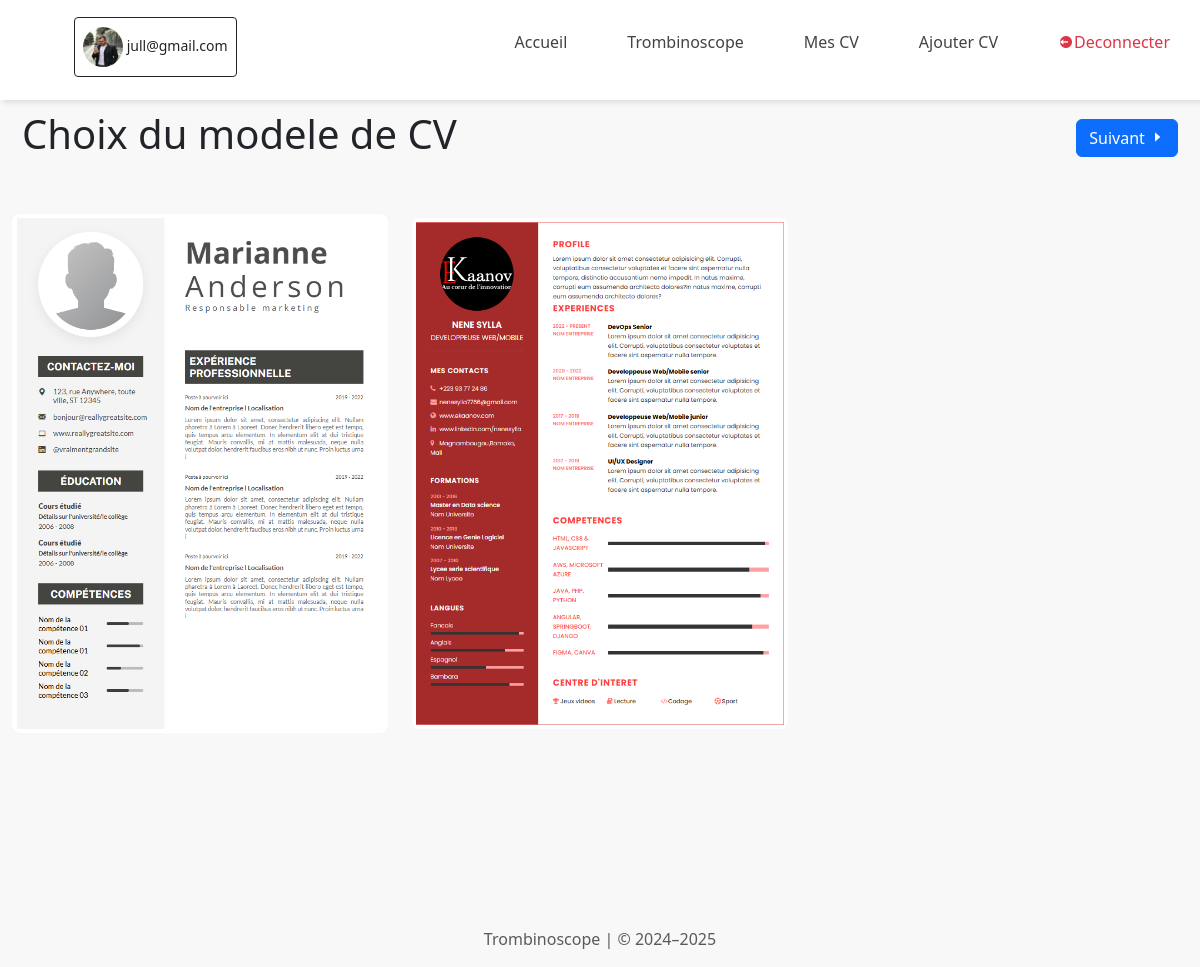
The app's page /user/format-cv (signed in) with its own data.
### App/models.py (models this page shows)
class Personne(AbstractUser):
    email = models.EmailField(unique=True)
    username = None
    last_name = None
    first_name = None
    nom = models.CharField(max_length=30)
    prenom = models.CharField(max_length=30)
    telephone = models.CharField(max_length=30, unique=True)
    adresse = models.CharField(max_length=200)
    photo = models.ImageField(upload_to="photos/")
    USERNAME_FIELD = 'email'
    REQUIRED_FIELDS = ['nom', 'prenom', 'telephone','adresse']
    objects = PersonneManager()

class ModelCv(models.Model):
    numero = models.CharField(max_length=5)
    photo = models.ImageField(upload_to="cv/")

### App/views.py (the view)
# urls.py: path('user/format-cv',views.selectTemplate, name='format-cv'),
@login_required
def selectTemplate(request):
    models = ModelCv.objects.all()
    return render(request, "utilisateur/profil/templateCv/index.html",{'models':models})

### App/templates/utilisateur/profil/templateCv/index.html (shortened to what this page needs)
{% extends "cv/base.html" %}
{% load static %}
{% block content %}
<div class="head-title" style="display: flex; justify-content: space-between; align-items: center; margin: 10px 10px 30px 10px;">
  <div >
      <h1>Choix du modele de CV</h1>
  </div>
  <div>
    <a class="btn btn-primary" id="suivant" href="{% url 'ajouter-cv' numero=0 %}" class="btn-download" style="cursor: pointer;">
        Suivant
        <i class='bx bx-caret-right'></i>
    </a>
  </div>
</div>
<div class="row mt-5" >
    {% for model in models %}
    <div class="col-md-4 d-flex justify-content-center align-items-center">
      <div class="card selectable w-100 rounded-3 border-0 d-flex justify-content-center align-items-center" style="padding: 4px;">
        <div class="w-100 h-100 d-flex justify-content-center align-items-center">
          <img src="{{ model.photo.url }}" width="100%" alt="">
        </div>
      </div>
    </div>
    {% endfor %}
  </div>
{% endblock %}

### App/templates/cv/base.html (shortened to what this page needs)
{% load static %}
<!DOCTYPE html>
<html lang="en">
<head>
    <link href="https://cdn.jsdelivr.net/npm/bootstrap@5.3.3/dist/css/bootstrap.min.css" rel="stylesheet">
    <link href='https://unpkg.com/boxicons@2.0.9/css/boxicons.min.css' rel='stylesheet'>
    <link href="https://cdnjs.cloudflare.com/ajax/libs/font-awesome/6.5.0/css/all.min.css" rel="stylesheet">
    <link href="https://cdn.jsdelivr.net/npm/select2@4.0.13/dist/css/select2.min.css" rel="stylesheet" />
</head>
<body>
    <nav class="navBar">
        <ul>
            {% if user.is_authenticated %}
            <li class="">
                <button type="button" class="btn btn-outline-dark btn-sm" style="margin-left: 3em; height: 60px;">
                    {% if user.photo %}
                        <img src="{{ user.photo.url }}" alt="User Image" class="rounded-circle" style="width: 40px; height: 40px;">
                    {% else %}
                        <img src="{% static 'assets/img/default-avatar.png' %}" alt="" class="rounded-circle me-2" style="width: 30px; height: 30px;">
                    {% endif %}
                        <span>{{ user.email }}</span>
                </button>
            </li>
            {% endif %}
            {% if user.is_authenticated %}
                <li class="hideOnMible">
                    <a class="lien" href="{% url 'profil' %}">
                        <span class="text">Accueil</span>
                    </a>
                </li>
                <li class="hideOnMible">
                    <a class="lien" href="{% url 'index' %}">
                        <span class="text">Trombinoscope</span>
                    </a>
                </li>
                <li class="hideOnMible">
                    <a class="lien" href="{% url 'mesCv' %}">
                        <span class="text">Mes CV</span>
                    </a>
                </li>
                <li class="hideOnMible">
                    <a class="lien" href="{% url 'format-cv' %}">
                        <span class="text">Ajouter CV</span>
                    </a>
                </li>
                <li class="hideOnMible">
                    <a href="{% url 'deconnexion' %}" class="text-danger">
                        <i class='bx bxs-log-out-circle' ></i>
                        <span class="text">Deconnecter</span>
                    </a>
                </li>
            {% endif %}
        </ul>
    </nav>
    <div id="content" class="container-fluid">
        {% block content %}
        {% endblock %}
    </div>
    <footer style="height: 60px; display: flex; align-items: center; justify-content: center; margin-top: 10em;">
        <div class="text-center">
            <p class="mt-5 mb-3 text-muted">Trombinoscope | © 2024–2025</p>
        </div>
    </footer>
</body>
</html>

### App/templates/cv/base.html (style rules this page uses)
* { margin: 0; padding: 0; }
body { min-height: 100vh; background-size: cover; background-repeat: no-repeat; background-position: center; background-color: #f9f8f8; font-family: 'Segoe UI', Tahoma, Geneva, Verdana, sans-serif'; }
.lien { color: #424346; }

### App/templates/utilisateur/profil/templateCv/index.html (style rules this page uses)
.card { position: relative; cursor: pointer; transition: all 0.3s ease; border: 2px solid transparent; }
.card::after { content: ""; position: absolute; top: 0; left: 0; width: 100%; height: 100%; background-color: rgba(40, 227, 56, 0.904); border-radius: 5px; opacity: 0; transition: opacity 0.3s ease; z-index: 1; }
.card img { position: relative; z-index: 2; }

### records on screen
Personne: photo (picture), email "jull@gmail.com"
ModelCv: photo (picture)
ModelCv: photo (picture)
